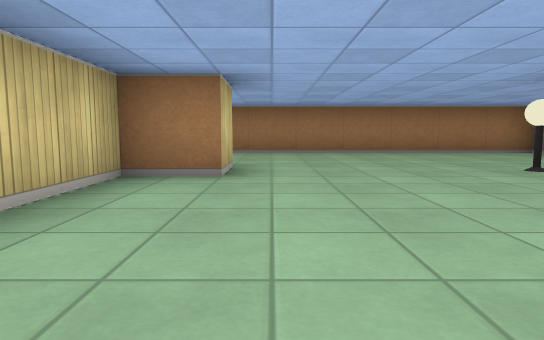
[1] (above)

19 first-person views from a walk through a cub3D level. The camera is about half as high as the walls, tilts 6° down and sees 75° across. The floor is counted in squares. Each view is taken from the middle of a square. On the plan, view 1 faces up. The plan holds only what a view shows up to about 9 squares ahead; the rest is blank.

[2]
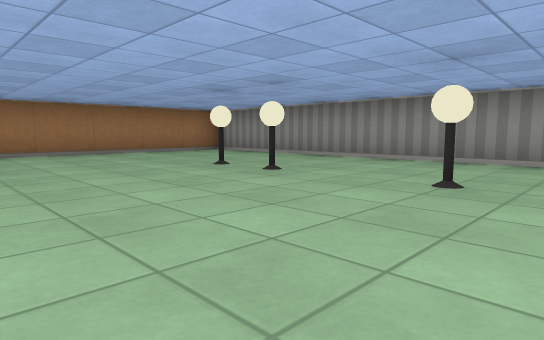

[3]
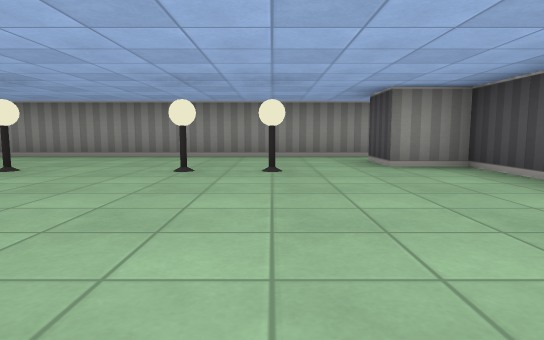

[4]
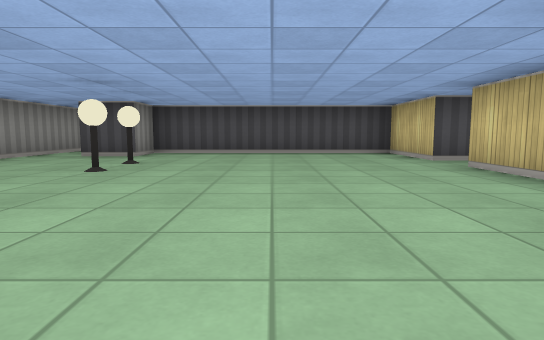

[5]
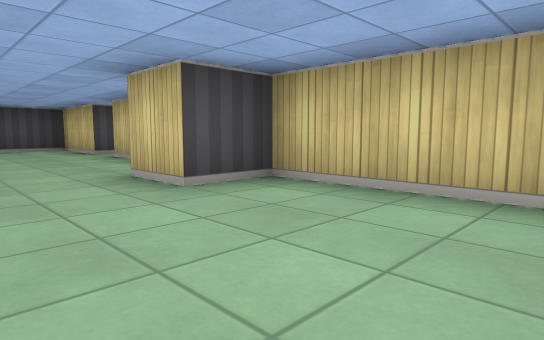

[6]
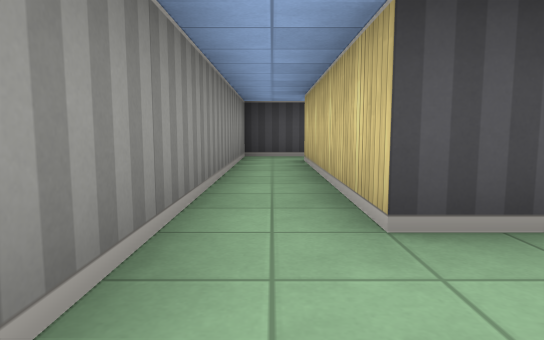

[7]
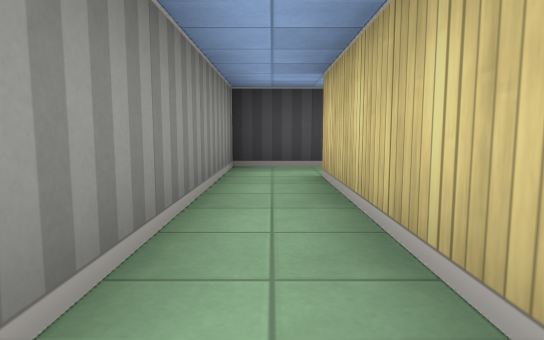

[8]
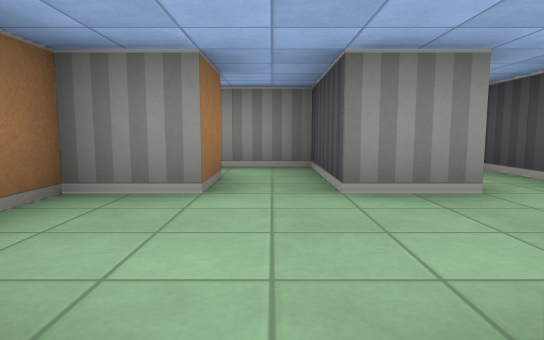

[9]
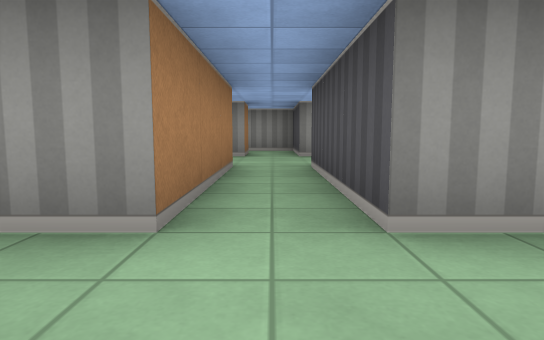

[10]
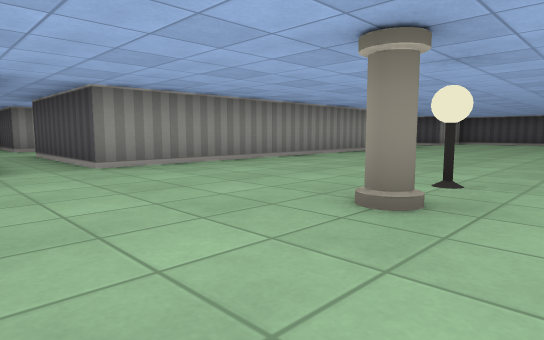

[11]
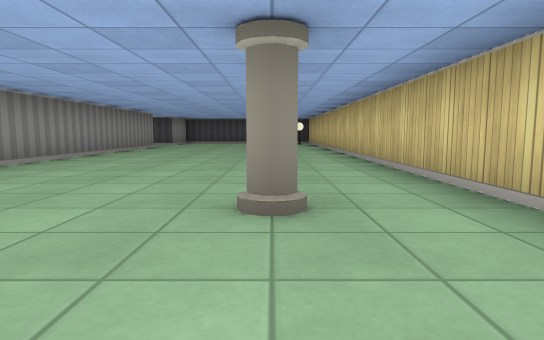

[12]
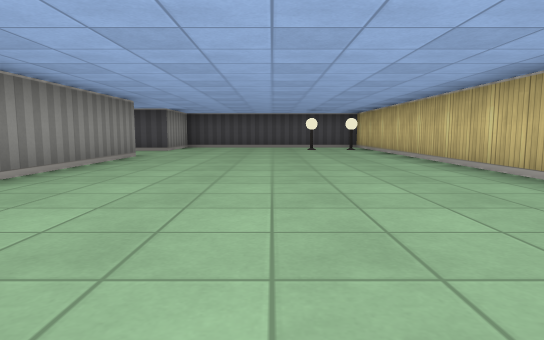

[13]
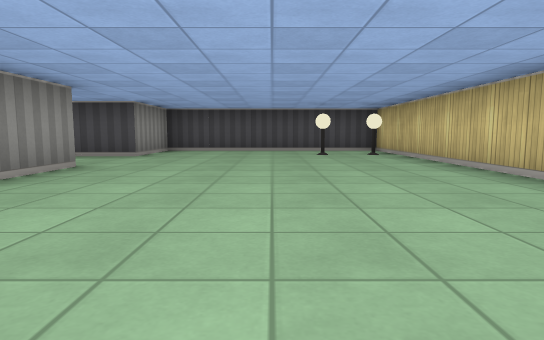

[14]
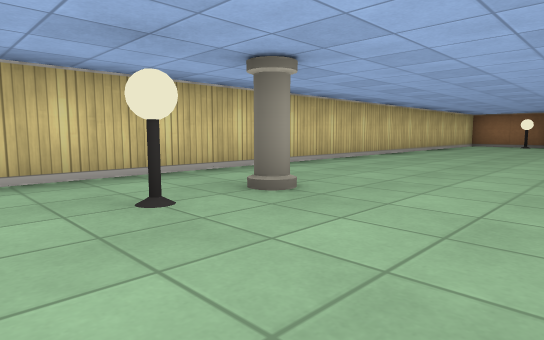

[15]
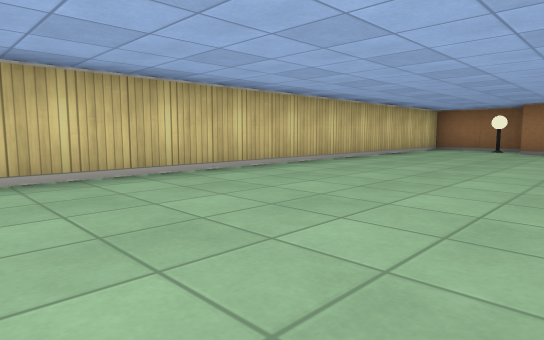

[16]
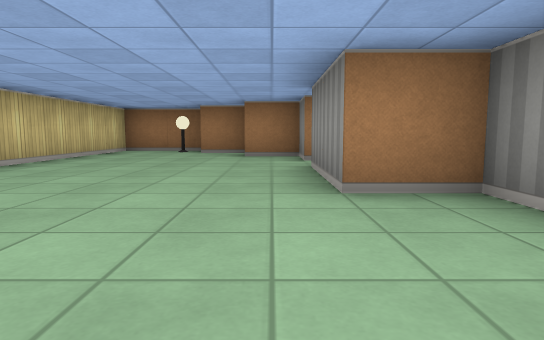

[17]
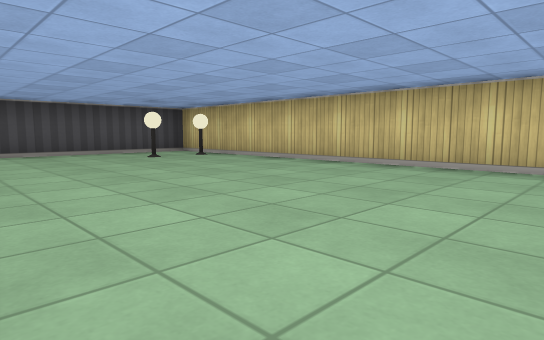

[18]
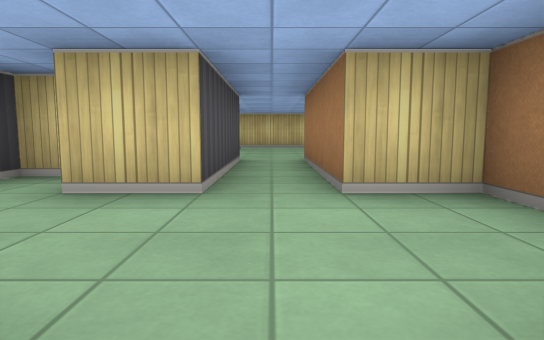

[19]
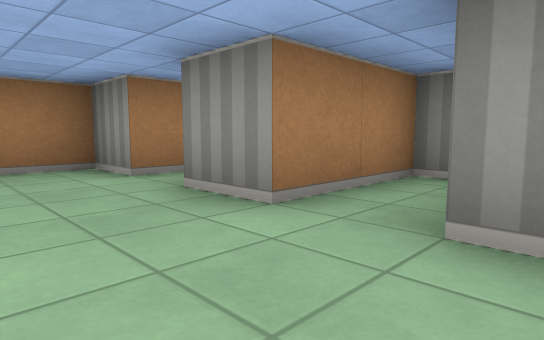

### Floor plan
Points are (right, up) in squares from view 1. A wall is a line through its corners. A room is listed if a view was taken in it or the views show most of it. See-through windows are left out.
Room 1 (views 1, 2, 3, 4, 5, 6, 7)
walls: (-1.5, -0.5) (-1.5, -2.5) (3.5, -2.5) (3.5, -1.5) (4.5, -1.5) (4.5, -5.5); (-1.5, 6.8) (-1.5, 4.5) (-0.5, 4.5) (-0.5, 3.5) (-1.5, 3.5) (-1.5, 0.5); (4.5, -6.5) (5.5, -6.5) (5.5, 7.5) (-0.9, 7.5)
ways out: opening at (-2, 0) to room 2; opening at (4, -6) to room 3
objects: lamp (3, 0); lamp (3, 1); lamp (3, 3); lamp (3, 4)
Room 2 (views 8, 9, 10, 11, 12, 13, 14, 15, 16, 17)
walls: (-1.5, -3.1) (-1.5, -2.5) (-2.5, -2.5) (-2.5, -0.5); (1.5, -5.5) (-1.5, -5.5) (-1.5, -4.8); (-1.5, -15.5) (-1.5, -6.5) (1.5, -6.5); (-2.1, -0.5) (-1.5, -0.5); (-2.5, 0.5) (-2.5, 1.5) (-3.5, 1.5); (-3.5, 2.5) (-4.5, 2.5); (-4.6, 3.5) (-6.5, 3.5) (-6.5, -19.5) (-1.5, -19.5) (-1.5, -17.5) (-0.4, -17.5)
ways out: opening at (-2, 0) to room 1; opening at (1, -6) to room 3; opening at (-0.5, -16.5)
objects: lamp (-6, -18); lamp (-5, -18); lamp (-5, -8); pillar (-5, -7); lamp (-5, 3)
Room 3 (view 18)
walls: (3.5, -6.5) (4.5, -6.5); (4.5, -5.5) (3.5, -5.5) (3.5, -4.5) (1.5, -4.5) (1.5, -5.5)
ways out: opening at (4, -6) to room 1; opening at (1, -6) to room 2; opening at (2.5, -7) to room 4
Room 4 (view 19)
walls: (4.1, -8.5) (5.2, -8.5); (1.5, -6.5) (1.5, -7.5); (0.5, -8) (0.5, -8.5); (5.6, -7.5) (3.5, -7.5) (3.5, -6.5)
ways out: opening at (2.5, -7) to room 3; opening at (2.5, -9)

Where each view was taken, in squares from view 1:
view 1: 0 up, 0 right, facing up
view 2: 0 up, 0 right, facing up-right
view 3: 0 up, 1 left, facing right
view 4: 5 up, 1 right, facing down
view 5: 7 up, 1 right, facing down-left
view 6: 0 up, 5 right, facing down
view 7: 2 down, 5 right, facing down
view 8: 6 down, 1 right, facing right
view 9: 6 down, 3 left, facing right
view 10: 5 down, 6 left, facing down-right
view 11: 5 down, 5 left, facing down
view 12: 9 down, 4 left, facing down
view 13: 11 down, 4 left, facing down
view 14: 9 down, 3 left, facing up-left
view 15: 6 down, 3 left, facing up-left
view 16: 5 down, 3 left, facing up
view 17: 12 down, 2 left, facing down-left
view 18: 6 down, 4 right, facing left
view 19: 9 down, 2 right, facing up-right
